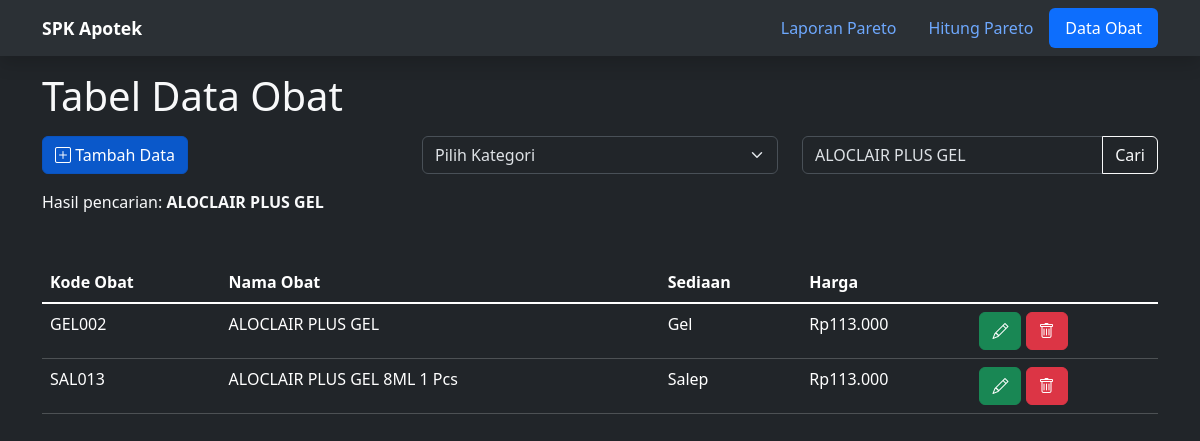
/tabel-obat.php?cari=ALOCLAIR PLUS GEL, run on the app's committed database.
### tables this page shows
create table obat(
kode_obat varchar(20) primary key,
nama_obat varchar(100),
sediaan enum('Tablet', 'Kapsul', 'Pil', 'Serbuk', 'Salep', 'Krim', 'Gel', 'Sirup', 'Suspensi', 'Injeksi', 'Infus', 'Tetes', 'Inhalasi', 'Aerosol'),
harga int
);

### tabel-obat.php (the view, shortened to what this page needs)
<?php
  include 'koneksi.php';
  $cari = isset($_GET['cari']) ? $_GET['cari'] : '';
  $kategori = isset($_GET['kategori']) ? $_GET['kategori'] : '';
  $select_obat = "SELECT * FROM obat WHERE 1";
  if (!empty($cari)) {
    $select_obat .= " AND nama_obat LIKE '%$cari%'";
  }
  $sql_obat = mysqli_query($koneksi, $select_obat);
?>
<!DOCTYPE html>
<html lang="en" data-bs-theme="dark">
<head>
    <link href="https://cdn.jsdelivr.net/npm/bootstrap@5.3.7/dist/css/bootstrap.min.css" rel="stylesheet">
    <link rel="stylesheet" href="https://cdn.jsdelivr.net/npm/bootstrap-icons@1.13.1/font/bootstrap-icons.min.css">
</head>
<body>
  <nav class="navbar bg-body-tertiary mb-5 shadow fixed-top">
    <div class="container">
      <a class="navbar-brand" href="#" style="font-size : 1.1em;">
        <strong>SPK Apotek</strong>
      </a>
      <ul class="nav nav-pills">
        <li class="nav-item">
          <a class="nav-link" href="index.php">Laporan Pareto</a>
        </li>
        <li class="nav-item">
          <a class="nav-link" href="hitung-pareto.php">Hitung Pareto</a>
        </li>
        <li class="nav-item">
          <a class="nav-link active" aria-current="page" href="#">Data Obat</a>
        </li>
        </ul>
      </div>
    </nav>
    <div class="container mt-5 pt-4">
        <figure class="text-light">
          <blockquote class="blockquote">
            <h1>Tabel Data Obat</h1>
          </blockquote>
        </figure>
       <div class="row justify-content-between">
          <div class="col-4">
            <a href="kelola-obat.php" class="btn btn-primary active" role="button" aria-pressed="true">
              <i class="bi bi-plus-square"></i>
              Tambah Data
            </a>
          </div>
          <div class="col-4">
            <form method="GET" action="">
            <select class="form-select" name="kategori" onchange="this.form.submit()">
                    <option selected value="">Pilih Kategori</option>
            </select>
            </form>
          </div>
          <div class="col-4">
            <form method="GET" action="">
              <div class="input-group">
                <input type="text" class="form-control" name="cari" placeholder="Cari nama obat..." value="<?php if(isset($_GET['cari'])) echo $_GET['cari']; ?>">
                <button class="btn btn-outline-light" type="submit">Cari</button>
              </div>
            </form>
          </div>
       </div>
  <?php if (!empty($kategori) || !empty($cari)) { ?>
    <div class="mt-3 text-light">
      <?php if (!empty($cari)) : ?>
        <p>Hasil pencarian: <strong><?= $cari ?></strong></p>
      <?php endif; ?>
    </div>
  <?php } ?>
    <table class="table table-hover mt-5 table-dark">
      <thead class="table-dark">
        <tr>
          <th scope="col">Kode Obat</th>
          <th scope="col">Nama Obat</th>
          <th scope="col">Sediaan</th>
          <th scope="col">Harga</th>
        </tr>
      </thead>
      <tbody class="table-group-divider">
        <?php
          while ($result = mysqli_fetch_assoc($sql_obat)) {
        ?>
        <tr>
          <td>
            <?= htmlspecialchars($result['kode_obat']) ?>
          </td>
          <td>
            <?= htmlspecialchars($result['nama_obat']) ?>
          </td>
          <td>
            <?php echo $result['sediaan'] ?>
          </td>
          <td>
            Rp<?= number_format($result['harga'], 0, ',', '.') ?>
          </td>
          <td>
            <a type="button" class="btn btn-success" href="kelola-obat.php?ubah=<?php echo $result['kode_obat'];?>"> <i class="bi bi-pencil"></i> </a>
            <a type="button" class="btn btn-danger" href="proses-obat.php?hapus=<?php echo $result['kode_obat'];?>" onClick="return confirm('apakah anda yakin ingin menghapus data tersebut??')"> <i class="bi bi-trash"></i> </a>
          </td>
        </tr>
        <?php
        }
        ?>
      </tbody>
    </table>
    </div>
</body>
</html>

### data on the page
obat: kode_obat "GEL002", nama_obat "ALOCLAIR PLUS GEL", sediaan "Gel", harga "113.000"
obat: kode_obat "SAL013", nama_obat "ALOCLAIR PLUS GEL 8ML 1 Pcs", sediaan "Salep", harga "113.000"

### other printed values
$cari "ALOCLAIR PLUS GEL"
